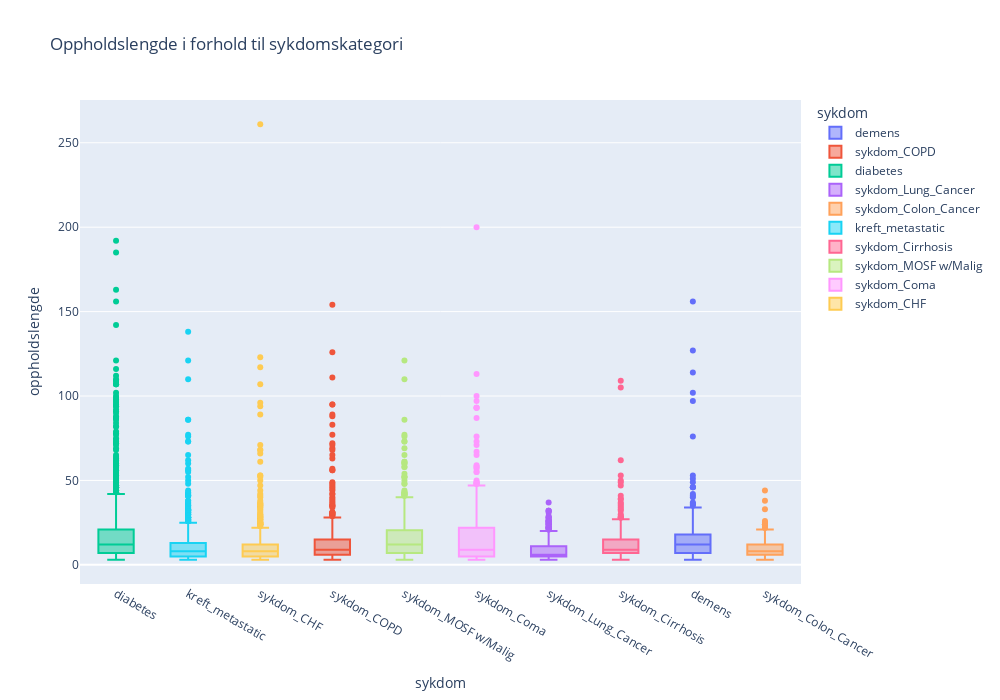

Source (notebook cell):
### Markdown cell above
#### Sjekker oppholdslengden for de forskjellige sykdommene, har dette noe å si?

### Code cell
#Sjekker oppholdslengde i forhold til hver sykdomskategori
disease_cols = { 
       'kreft_metastatic', 'kreft_yes', 'sykdom_ARF/MOSF w/Sepsis',
       'sykdom_CHF', 'sykdom_COPD', 'sykdom_Cirrhosis', 'sykdom_Colon_Cancer',
       'sykdom_Coma', 'sykdom_Lung_Cancer', 'sykdom_MOSF w/Malig', 'diabetes', 
       'demens'
}

# Ensure all columns in disease_cols exist in train_df
disease_cols = [col for col in disease_cols if col in train_df.columns]

# Smelter dataframen til et langt format
disease_melted = pd.melt(train_df, 
                            id_vars=['oppholdslengde'], 
                            value_vars=disease_cols,
                            var_name='sykdom',
                            value_name='har_sykdom'
)
disease_melted = disease_melted[disease_melted['har_sykdom'] == True]

#Plotter oppholdslengde i forhold til sykdomskategori
fig = px.box(disease_melted, 
             x='sykdom', 
             y='oppholdslengde',
             color='sykdom',
             title='Oppholdslengde i forhold til sykdomskategori',
             labels={'Oppholdslengde': 'Oppholdslengde (dager)', 'sykdom':'sykdom'},
             width=1000,
             height=700
)
fig.update_layout(xaxis={'categoryorder':'total descending'})

### Figure 1 — Plotly figure (JSON) as saved in the notebook; plotly's stock layout.template omitted (floating-point values rounded to 4 significant figures; data arrays with more than 128 entries replaced by an {"elided": "..."} marker saying what was removed)
{"data": [{"alignmentgroup": "True", "hovertemplate": "sykdom=%{x}<br>oppholdslengde=%{y}<extra></extra>", "legendgroup": "demens", "marker": {"color": "#636efa"}, "name": "demens", "notched": false, "offsetgroup": "demens", "orientation": "v", "showlegend": true, "type": "box", "x": {"elided": "187 str values"}, "x0": " ", "xaxis": "x", "y": {"elided": "187 int values"}, "y0": " ", "yaxis": "y"}, {"alignmentgroup": "True", "hovertemplate": "sykdom=%{x}<br>oppholdslengde=%{y}<extra></extra>", "legendgroup": "sykdom_COPD", "marker": {"color": "#EF553B"}, "name": "sykdom_COPD", "notched": false, "offsetgroup": "sykdom_COPD", "orientation": "v", "showlegend": true, "type": "box", "x": {"elided": "571 str values"}, "x0": " ", "xaxis": "x", "y": {"elided": "571 int values"}, "y0": " ", "yaxis": "y"}, {"alignmentgroup": "True", "hovertemplate": "sykdom=%{x}<br>oppholdslengde=%{y}<extra></extra>", "legendgroup": "diabetes", "marker": {"color": "#00cc96"}, "name": "diabetes", "notched": false, "offsetgroup": "diabetes", "orientation": "v", "showlegend": true, "type": "box", "x": {"elided": "1077 str values"}, "x0": " ", "xaxis": "x", "y": {"elided": "1077 int values"}, "y0": " ", "yaxis": "y"}, {"alignmentgroup": "True", "hovertemplate": "sykdom=%{x}<br>oppholdslengde=%{y}<extra></extra>", "legendgroup": "sykdom_Lung_Cancer", "marker": {"color": "#ab63fa"}, "name": "sykdom_Lung_Cancer", "notched": false, "offsetgroup": "sykdom_Lung_Cancer", "orientation": "v", "showlegend": true, "type": "box", "x": {"elided": "557 str values"}, "x0": " ", "xaxis": "x", "y": {"elided": "557 int values"}, "y0": " ", "yaxis": "y"}, {"alignmentgroup": "True", "hovertemplate": "sykdom=%{x}<br>oppholdslengde=%{y}<extra></extra>", "legendgroup": "sykdom_Colon_Cancer", "marker": {"color": "#FFA15A"}, "name": "sykdom_Colon_Cancer", "notched": false, "offsetgroup": "sykdom_Colon_Cancer", "orientation": "v", "showlegend": true, "type": "box", "x": {"elided": "292 str values"}, "x0": " ", "xaxis": "x", "y": {"elided": "292 int values"}, "y0": " ", "yaxis": "y"}, {"alignmentgroup": "True", "hovertemplate": "sykdom=%{x}<br>oppholdslengde=%{y}<extra></extra>", "legendgroup": "kreft_metastatic", "marker": {"color": "#19d3f3"}, "name": "kreft_metastatic", "notched": false, "offsetgroup": "kreft_metastatic", "orientation": "v", "showlegend": true, "type": "box", "x": {"elided": "1113 str values"}, "x0": " ", "xaxis": "x", "y": {"elided": "1113 int values"}, "y0": " ", "yaxis": "y"}, {"alignmentgroup": "True", "hovertemplate": "sykdom=%{x}<br>oppholdslengde=%{y}<extra></extra>", "legendgroup": "sykdom_Cirrhosis", "marker": {"color": "#FF6692"}, "name": "sykdom_Cirrhosis", "notched": false, "offsetgroup": "sykdom_Cirrhosis", "orientation": "v", "showlegend": true, "type": "box", "x": {"elided": "285 str values"}, "x0": " ", "xaxis": "x", "y": {"elided": "285 int values"}, "y0": " ", "yaxis": "y"}, {"alignmentgroup": "True", "hovertemplate": "sykdom=%{x}<br>oppholdslengde=%{y}<extra></extra>", "legendgroup": "sykdom_MOSF w/Malig", "marker": {"color": "#B6E880"}, "name": "sykdom_MOSF w/Malig", "notched": false, "offsetgroup": "sykdom_MOSF w/Malig", "orientation": "v", "showlegend": true, "type": "box", "x": {"elided": "436 str values"}, "x0": " ", "xaxis": "x", "y": {"elided": "436 int values"}, "y0": " ", "yaxis": "y"}, {"alignmentgroup": "True", "hovertemplate": "sykdom=%{x}<br>oppholdslengde=%{y}<extra></extra>", "legendgroup": "sykdom_Coma", "marker": {"color": "#FF97FF"}, "name": "sykdom_Coma", "notched": false, "offsetgroup": "sykdom_Coma", "orientation": "v", "showlegend": true, "type": "box", "x": {"elided": "373 str values"}, "x0": " ", "xaxis": "x", "y": {"elided": "373 int values"}, "y0": " ", "yaxis": "y"}, {"alignmentgroup": "True", "hovertemplate": "sykdom=%{x}<br>oppholdslengde=%{y}<extra></extra>", "legendgroup": "sykdom_CHF", "marker": {"color": "#FECB52"}, "name": "sykdom_CHF", "notched": false, "offsetgroup": "sykdom_CHF", "orientation": "v", "showlegend": true, "type": "box", "x": {"elided": "799 str values"}, "x0": " ", "xaxis": "x", "y": {"elided": "799 int values"}, "y0": " ", "yaxis": "y"}], "layout": {"boxmode": "overlay", "height": 700, "legend": {"title": {"text": "sykdom"}, "tracegroupgap": 0}, "title": {"text": "Oppholdslengde i forhold til sykdomskategori"}, "width": 1000, "xaxis": {"anchor": "y", "categoryarray": ["demens", "sykdom_COPD", "diabetes", "sykdom_Lung_Cancer", "sykdom_Colon_Cancer", "kreft_metastatic", "sykdom_Cirrhosis", "sykdom_MOSF w/Malig", "sykdom_Coma", "sykdom_CHF"], "categoryorder": "total descending", "domain": [0, 1], "title": {"text": "sykdom"}}, "yaxis": {"anchor": "x", "domain": [0, 1], "title": {"text": "oppholdslengde"}}}}
